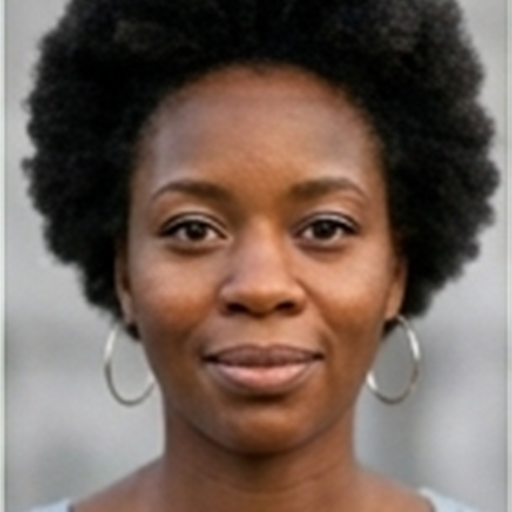
#> input picture dart_games/assets/common/test_headshots/headshot-01.png, 512 x 512 px
$ python -i mediapipe_sidecar.py   (imports and definitions only)
#> lines starting #> are read from the running program, lines starting #| are printed output that depends on the picture
"""
Face-landmark sidecar for Dart Games server.

Reads a single JSON line from stdin:
    {"image_path": "/absolute/path/to/avatar.jpg"}

Writes a single JSON line to stdout. Eye coordinates use the
SUBJECT's-perspective convention: `leftEye` is the person's own left
eye — on the RIGHT half of a front-facing unmirrored photo.
    {
        "detected": true,
        "boundingBox": {"x": 0.18, "y": 0.12, "width": 0.64, "height": 0.72},
        "leftEye":     {"x": 0.66, "y": 0.40},
        "rightEye":    {"x": 0.34, "y": 0.40},
        "noseTip":     {"x": 0.50, "y": 0.55},
        "mouthCenter": {"x": 0.50, "y": 0.72},
        "confidence":  0.97
    }

On no face detected: {"detected": false}
On any exception:    {"error": "<msg>"}  (exit code 1)

Detection strategy (in order):
  1. mediapipe Tasks FaceLandmarker (0.10.x) with bundled task file — if
     the face_landmarker.task model file is present next to this script.
  2. OpenCV DNN face detector (res10 SSD) — if model files are present.
  3. OpenCV Haar cascade face + eye detector — always available.

All coordinates are normalized 0..1 relative to image width/height.
"""

import os
import sys
import json
import math

# Suppress TensorFlow Lite / glog startup noise before importing mediapipe.
os.environ['GLOG_minloglevel'] = '2'
os.environ['TF_CPP_MIN_LOG_LEVEL'] = '3'
os.environ['MEDIAPIPE_DISABLE_GPU'] = '1'

import cv2
import numpy as np


# ---------------------------------------------------------------------------
# Helper: load image
# ---------------------------------------------------------------------------

def _load_image_bgr(image_path: str):
    """Load image as BGR numpy array, using PIL as fallback for EXIF-rotated JPEGs."""
    img = cv2.imread(image_path)
#> img is the input picture: shape (512, 512, 3); mean B, G, R 86.8, 96.2, 114
    if img is not None:
        return img
    # PIL fallback.
    from PIL import Image
    pil_img = Image.open(image_path).convert('RGB')
    return cv2.cvtColor(np.array(pil_img), cv2.COLOR_RGB2BGR)


# ---------------------------------------------------------------------------
# Strategy 1: mediapipe Tasks FaceLandmarker (0.10.x Tasks API)
# ---------------------------------------------------------------------------

def _script_dir() -> str:
    return os.path.dirname(os.path.abspath(__file__))


def _detect_with_mediapipe_tasks(img_bgr) -> dict | None:
    """
    Use the mediapipe 0.10.x Tasks API (FaceLandmarker).

    Requires 'face_landmarker.task' to be present in the same directory as
    this script. Download from:
    https://storage.googleapis.com/mediapipe-models/face_landmarker/face_landmarker/float16/1/face_landmarker.task
    """
    task_model = os.path.join(_script_dir(), 'face_landmarker.task')
    if not os.path.isfile(task_model):
        return None  # Model not present — fall through to next strategy.

    try:
        from mediapipe.tasks.python.core.base_options import BaseOptions
        from mediapipe.tasks.python.vision import (
            FaceLandmarker,
            FaceLandmarkerOptions,
            RunningMode,
        )
        import mediapipe as mp

        options = FaceLandmarkerOptions(
            base_options=BaseOptions(model_asset_path=task_model),
            running_mode=RunningMode.IMAGE,
            num_faces=1,
            min_face_detection_confidence=0.5,
        )

        h, w = img_bgr.shape[:2]
        img_rgb = cv2.cvtColor(img_bgr, cv2.COLOR_BGR2RGB)
        mp_image = mp.Image(image_format=mp.ImageFormat.SRGB, data=img_rgb)

        with FaceLandmarker.create_from_options(options) as landmarker:
            result = landmarker.detect(mp_image)

        if not result.face_landmarks or len(result.face_landmarks) == 0:
            return {'detected': False}

        lm = result.face_landmarks[0]  # list of NormalizedLandmark

        # Key landmark indices in the MediaPipe canonical face mesh.
        # Empirically verified against a raised-hand test on unmirrored
        # camera captures:
        #    33: eye outer corner on IMAGE-LEFT half of a canonical
        #        front-facing face  →  the SUBJECT's own RIGHT eye
        #   263: eye outer corner on IMAGE-RIGHT half              →
        #        the SUBJECT's own LEFT eye
        #     1: nose tip
        #    13: upper lip center
        #    14: lower lip center
        #
        # Downstream code (`leftEye` / `rightEye` keys, avatar overlay
        # placement in `pirate_avatar_widget.dart`) follows the
        # SUBJECT's-perspective convention: `leftEye` is the person's
        # own left eye. Previous versions of this sidecar assigned
        # `leftEye = lm[33]`, which put the person's right eye under
        # the `leftEye` key — the labels rendered inverted in the
        # face-landmark inspector. Reported: user raised their left
        # hand while taking a selfie; the eye on the same side of the
        # image as the raised hand was labeled "Right eye" (it was
        # actually their left eye — MediaPipe's landmark 33 is on
        # the image-left half of the face, which for an unmirrored
        # photo is the person's own RIGHT eye).
        xs = [l.x for l in lm]
        ys = [l.y for l in lm]
        bb_x = round(min(xs), 4)
        bb_y = round(min(ys), 4)
        bb_w = round(max(xs) - min(xs), 4)
        bb_h = round(max(ys) - min(ys), 4)

        mouth_x = round((lm[13].x + lm[14].x) / 2, 4)
        mouth_y = round((lm[13].y + lm[14].y) / 2, 4)

        return {
            'detected': True,
            'boundingBox': {'x': bb_x, 'y': bb_y, 'width': bb_w, 'height': bb_h},
            # SUBJECT-perspective labels — see block comment above.
            'leftEye':     {'x': round(lm[263].x, 4), 'y': round(lm[263].y, 4)},
            'rightEye':    {'x': round(lm[33].x, 4),  'y': round(lm[33].y, 4)},
            'noseTip':     {'x': round(lm[1].x, 4),   'y': round(lm[1].y, 4)},
            'mouthCenter': {'x': mouth_x, 'y': mouth_y},
            'confidence':  1.0,
        }
    except Exception as e:
        # Log but fall through to next strategy.
        print(f'[sidecar] mediapipe Tasks FaceLandmarker failed: {e}', file=sys.stderr)
        return None


# ---------------------------------------------------------------------------
# Strategy 2: OpenCV Haar cascade face + eye detector (always available)
# ---------------------------------------------------------------------------

def _detect_with_opencv_haar(img_bgr) -> dict | None:
    """
    Detect face and eyes using OpenCV bundled Haar cascades.

    Returns normalized landmark dict on success, {'detected': False} if no
    face found, None on error.
    """
    h, w = img_bgr.shape[:2]
#> h = 512; w = 512
    gray = cv2.cvtColor(img_bgr, cv2.COLOR_BGR2GRAY)
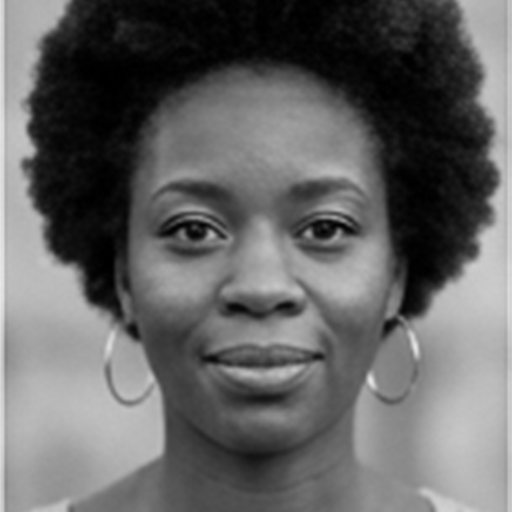
#> gray: shape (512, 512); min 0, max 234, mean 100.4
    # Equalise for better detection in varied lighting.
    gray_eq = cv2.equalizeHist(gray)
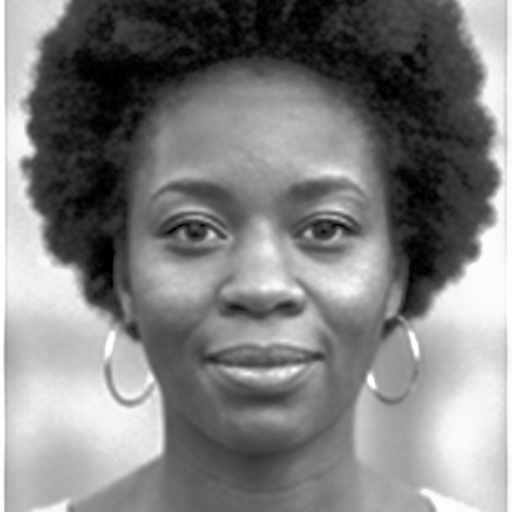
#> gray_eq: shape (512, 512); min 0, max 255, mean 127.7

    cascade_dir = cv2.data.haarcascades
    face_cascade = cv2.CascadeClassifier(
        os.path.join(cascade_dir, 'haarcascade_frontalface_default.xml')
    )
    eye_cascade = cv2.CascadeClassifier(
        os.path.join(cascade_dir, 'haarcascade_eye.xml')
    )

    # Detect faces. scaleFactor / minNeighbors tuned for cropped avatar images.
    faces = face_cascade.detectMultiScale(
        gray_eq,
        scaleFactor=1.1,
        minNeighbors=5,
        minSize=(int(w * 0.15), int(h * 0.15)),
    )
#> faces = [[77, 77, 366, 366]]

    if len(faces) == 0:
        # Try alt cascade as fallback.
        face_cascade2 = cv2.CascadeClassifier(
            os.path.join(cascade_dir, 'haarcascade_frontalface_alt2.xml')
        )
        faces = face_cascade2.detectMultiScale(
            gray_eq, scaleFactor=1.05, minNeighbors=3,
            minSize=(int(w * 0.1), int(h * 0.1)),
        )

    if len(faces) == 0:
        return {'detected': False}

    # Pick the largest face.
    fx, fy, fw, fh = max(faces, key=lambda r: r[2] * r[3])
#> fx = 77; fy = 77; fw = 366; fh = 366

    # Normalize bounding box.
    bb_x = round(fx / w, 4)
#> bb_x = 0.15
    bb_y = round(fy / h, 4)
#> bb_y = 0.15
    bb_w = round(fw / w, 4)
#> bb_w = 0.715
    bb_h = round(fh / h, 4)
#> bb_h = 0.715

    # Detect eyes within the face ROI.
    face_roi_gray = gray_eq[fy: fy + fh, fx: fx + fw]
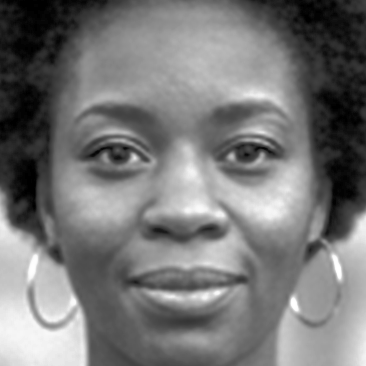
#> face_roi_gray: shape (366, 366); min 0, max 255, mean 119
    eyes = eye_cascade.detectMultiScale(
        face_roi_gray, scaleFactor=1.1, minNeighbors=5,
        minSize=(int(fw * 0.1), int(fh * 0.08)),
    )
#> eyes = [[77, 118, 74, 74], [207, 121, 67, 67]]

    # Try left/right specific cascades if generic fails.
    if len(eyes) < 2:
        left_eye_cascade = cv2.CascadeClassifier(
            os.path.join(cascade_dir, 'haarcascade_lefteye_2splits.xml')
        )
        right_eye_cascade = cv2.CascadeClassifier(
            os.path.join(cascade_dir, 'haarcascade_righteye_2splits.xml')
        )
        l_eyes = left_eye_cascade.detectMultiScale(
            face_roi_gray, scaleFactor=1.1, minNeighbors=3)
        r_eyes = right_eye_cascade.detectMultiScale(
            face_roi_gray, scaleFactor=1.1, minNeighbors=3)
        if len(l_eyes) > 0 and len(r_eyes) > 0:
            eyes = np.array([
                l_eyes[0],
                r_eyes[0],
            ])

    if len(eyes) >= 2:
        # Sort by x to identify left/right within face ROI.
        eyes_sorted = sorted(eyes, key=lambda e: e[0])
#> eyes_sorted = [[77, 118, 74, 74], [207, 121, 67, 67]]
        # In face ROI coords → normalize to full image.
        eye1 = eyes_sorted[0]  # left in face ROI (user's right side of image)
#> eye1 = [77, 118, 74, 74]
        eye2 = eyes_sorted[-1]  # right in face ROI (user's left side of image)
#> eye2 = [207, 121, 67, 67]
        eye1_cx = round((fx + eye1[0] + eye1[2] / 2) / w, 4)
#> eye1_cx = 0.373
        eye1_cy = round((fy + eye1[1] + eye1[3] / 2) / h, 4)
#> eye1_cy = 0.453
        eye2_cx = round((fx + eye2[0] + eye2[2] / 2) / w, 4)
#> eye2_cx = 0.62
        eye2_cy = round((fy + eye2[1] + eye2[3] / 2) / h, 4)
#> eye2_cy = 0.452
        # Mediapipe convention: leftEye = user's left (image right side).
        # After sorting by x in image coords: eyes_sorted[0] is image-left
        # (user's right), eyes_sorted[-1] is image-right (user's left).
        left_eye  = {'x': eye2_cx, 'y': eye2_cy}
#> left_eye = {'x': 0.62, 'y': 0.452}
        right_eye = {'x': eye1_cx, 'y': eye1_cy}
#> right_eye = {'x': 0.373, 'y': 0.453}
    else:
        # Fallback: heuristic eye positions from face bounding box.
        left_eye  = {'x': round(bb_x + bb_w * 0.65, 4),
                     'y': round(bb_y + bb_h * 0.38, 4)}
        right_eye = {'x': round(bb_x + bb_w * 0.35, 4),
                     'y': round(bb_y + bb_h * 0.38, 4)}

    # Heuristic nose tip and mouth center derived from face bounding box.
    # These are anatomically reasonable for frontal faces.
    nose_tip     = {'x': round(bb_x + bb_w * 0.50, 4),
                    'y': round(bb_y + bb_h * 0.60, 4)}
#> nose_tip = {'x': 0.508, 'y': 0.579}
    mouth_center = {'x': round(bb_x + bb_w * 0.50, 4),
                    'y': round(bb_y + bb_h * 0.78, 4)}
#> mouth_center = {'x': 0.508, 'y': 0.708}

    return {
        'detected': True,
        'boundingBox': {'x': bb_x, 'y': bb_y, 'width': bb_w, 'height': bb_h},
        'leftEye':     left_eye,
        'rightEye':    right_eye,
        'noseTip':     nose_tip,
        'mouthCenter': mouth_center,
        'confidence':  0.80,
    }


# ---------------------------------------------------------------------------
# Main detection function
# ---------------------------------------------------------------------------

def detect_landmarks(image_path: str) -> dict:
    """
    Run face detection on the given image and return normalized landmarks.

    Returns a dict with 'detected': True and landmark coords on success,
    or 'detected': False if no face is found.
    """
    img = _load_image_bgr(image_path)

    # Strategy 1: mediapipe Tasks API (best quality, needs model file).
    result = _detect_with_mediapipe_tasks(img)
    if result is not None:
        return result

    # Strategy 2: OpenCV Haar cascade (always available, good for frontal faces).
    result = _detect_with_opencv_haar(img)
#> result = 7 items
    if result is not None:
        return result

    return {'detected': False}


def main():
    """Entry point: read JSON from stdin, write JSON to stdout."""
    try:
        raw = sys.stdin.read().strip()
        request = json.loads(raw)
        image_path = request['image_path']
    except Exception as e:
        print(json.dumps({'error': f'Invalid input: {e}'}), flush=True)
        sys.exit(1)

    try:
        result = detect_landmarks(image_path)
        print(json.dumps(result), flush=True)
        sys.exit(0)
    except Exception as e:
        print(json.dumps({'error': str(e)}), flush=True)
        sys.exit(1)


# [2 lines not run here, left out]

>>> result = detect_landmarks('../../assets/common/test_headshots/headshot-01.png')
#> result = 7 items

$ run again, on dart_games/assets/common/test_headshots/headshot-02.png
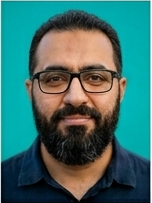
#> input picture dart_games/assets/common/test_headshots/headshot-02.png, 152 x 203 px
#> in _load_image_bgr, img is the input picture: shape (203, 152, 3); mean B, G, R 105.5, 110, 59.5
#> in _detect_with_opencv_haar, `gray_eq = cv2.equalizeHist(gray)`:
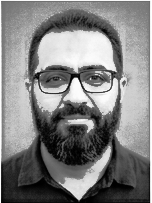
#> gray_eq: shape (203, 152); min 0, max 255, mean 128.8
#> faces = [[19, 35, 112, 112]]
#> fx = 19; fy = 35; fw = 112
#> bb_x = 0.125
#> bb_y = 0.172
#> bb_w = 0.737
#> bb_h = 0.552
#> in _detect_with_opencv_haar, `face_roi_gray = gray_eq[fy: fy + fh, fx: fx + fw]`:
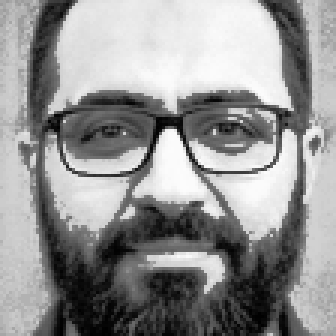
#> face_roi_gray: shape (112, 112) (shown 3 times larger); min 0, max 252, mean 147.6
#> in _detect_with_opencv_haar, `eyes = eye_cascade.detectMultiScale( face_roi_gray, scaleFactor=1.1, m..`: eyes = ()
#> l_eyes = [[64, 27, 24, 24], [26, 30, 22, 22]]
#> r_eyes = [[25, 29, 24, 24]]
#> in _detect_with_opencv_haar, `eyes = np.array([ l_eyes[0], r_eyes[0], ])`: eyes = [[64, 27, 24, 24], [25, 29, 24, 24]]
#> eyes_sorted = [[25, 29, 24, 24], [64, 27, 24, 24]]
#> eye1 = [25, 29, 24, 24]
#> eye2 = [64, 27, 24, 24]
#> eye1_cx = 0.368
#> eye1_cy = 0.374
#> eye2_cx = 0.625
#> eye2_cy = 0.364
#> left_eye = {'x': 0.625, 'y': 0.364}
#> right_eye = {'x': 0.368, 'y': 0.374}
#> nose_tip = {'x': 0.493, 'y': 0.503}
#> mouth_center = {'x': 0.493, 'y': 0.603}
#> in detect_landmarks, `result = _detect_with_opencv_haar(img)`: result = 7 items

$ run again, on dart_games/assets/common/test_headshots/headshot-03.png
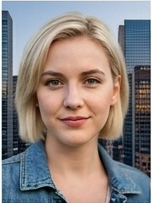
#> input picture dart_games/assets/common/test_headshots/headshot-03.png, 152 x 203 px
#> in _load_image_bgr, img is the input picture: shape (203, 152, 3); mean B, G, R 127.3, 130, 139.6
#> in _detect_with_opencv_haar, `gray_eq = cv2.equalizeHist(gray)`:
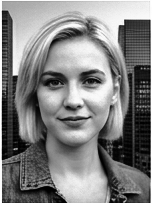
#> gray_eq: shape (203, 152); min 0, max 255, mean 128.2
#> faces = [[22, 41, 102, 102]]
#> fx = 22; fy = 41; fw = 102
#> bb_x = 0.145
#> bb_y = 0.202
#> bb_w = 0.671
#> bb_h = 0.502
#> in _detect_with_opencv_haar, `face_roi_gray = gray_eq[fy: fy + fh, fx: fx + fw]`:
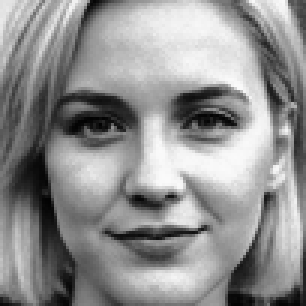
#> face_roi_gray: shape (102, 102) (shown 3 times larger); min 2, max 250, mean 144.2
#> eyes = [[56, 26, 26, 26], [19, 30, 24, 24]]
#> eyes_sorted = [[19, 30, 24, 24], [56, 26, 26, 26]]
#> eye1 = [19, 30, 24, 24]
#> eye2 = [56, 26, 26, 26]
#> eye1_cx = 0.349
#> eye1_cy = 0.409
#> eye2_cx = 0.599
#> eye2_cy = 0.394
#> left_eye = {'x': 0.599, 'y': 0.394}
#> right_eye = {'x': 0.349, 'y': 0.409}
#> nose_tip = {'x': 0.48, 'y': 0.503}
#> mouth_center = {'x': 0.48, 'y': 0.594}
#> in detect_landmarks, `result = _detect_with_opencv_haar(img)`: result = 7 items

$ run again, on dart_games/assets/common/test_headshots/headshot-04.png
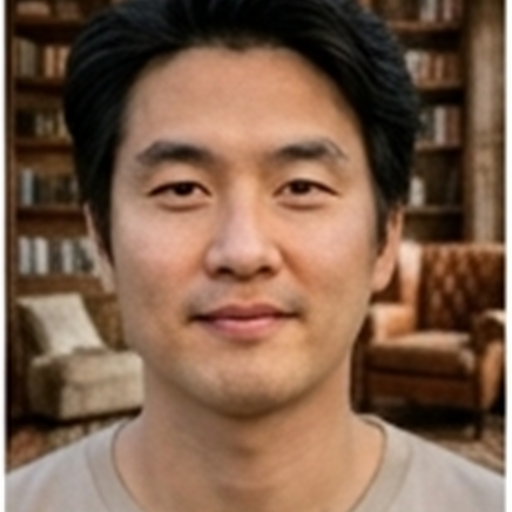
#> input picture dart_games/assets/common/test_headshots/headshot-04.png, 512 x 512 px
#> in _load_image_bgr, img is the input picture: shape (512, 512, 3); mean B, G, R 75.6, 95.6, 125.7
#> in _detect_with_opencv_haar, `gray_eq = cv2.equalizeHist(gray)`:
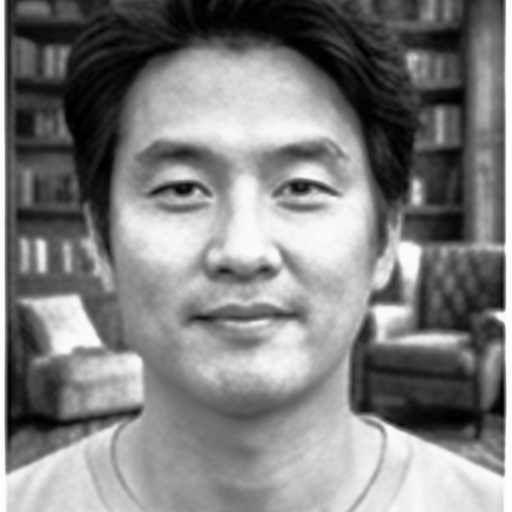
#> gray_eq: shape (512, 512); min 0, max 255, mean 127.9
#> faces = [[71, 52, 339, 339]]
#> fx = 71; fy = 52; fw = 339
#> bb_x = 0.139
#> bb_y = 0.102
#> bb_w = 0.662
#> in _detect_with_opencv_haar, `face_roi_gray = gray_eq[fy: fy + fh, fx: fx + fw]`:
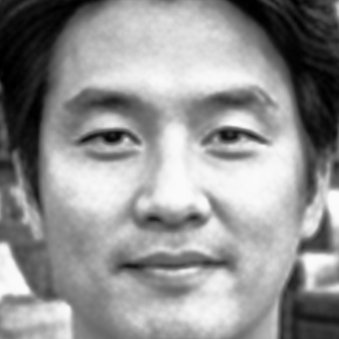
#> face_roi_gray: shape (339, 339); min 0, max 251, mean 145.9
#> eyes = [[188, 95, 80, 80], [147, 267, 46, 46], [70, 98, 80, 80]]
#> eyes_sorted = [[70, 98, 80, 80], [147, 267, 46, 46], [188, 95, 80, 80]]
#> eye1 = [70, 98, 80, 80]
#> eye2 = [188, 95, 80, 80]
#> eye1_cx = 0.353
#> eye1_cy = 0.371
#> eye2_cx = 0.584
#> eye2_cy = 0.365
#> left_eye = {'x': 0.584, 'y': 0.365}
#> right_eye = {'x': 0.353, 'y': 0.371}
#> nose_tip = {'x': 0.47, 'y': 0.499}
#> mouth_center = {'x': 0.47, 'y': 0.618}
#> in detect_landmarks, `result = _detect_with_opencv_haar(img)`: result = 7 items
